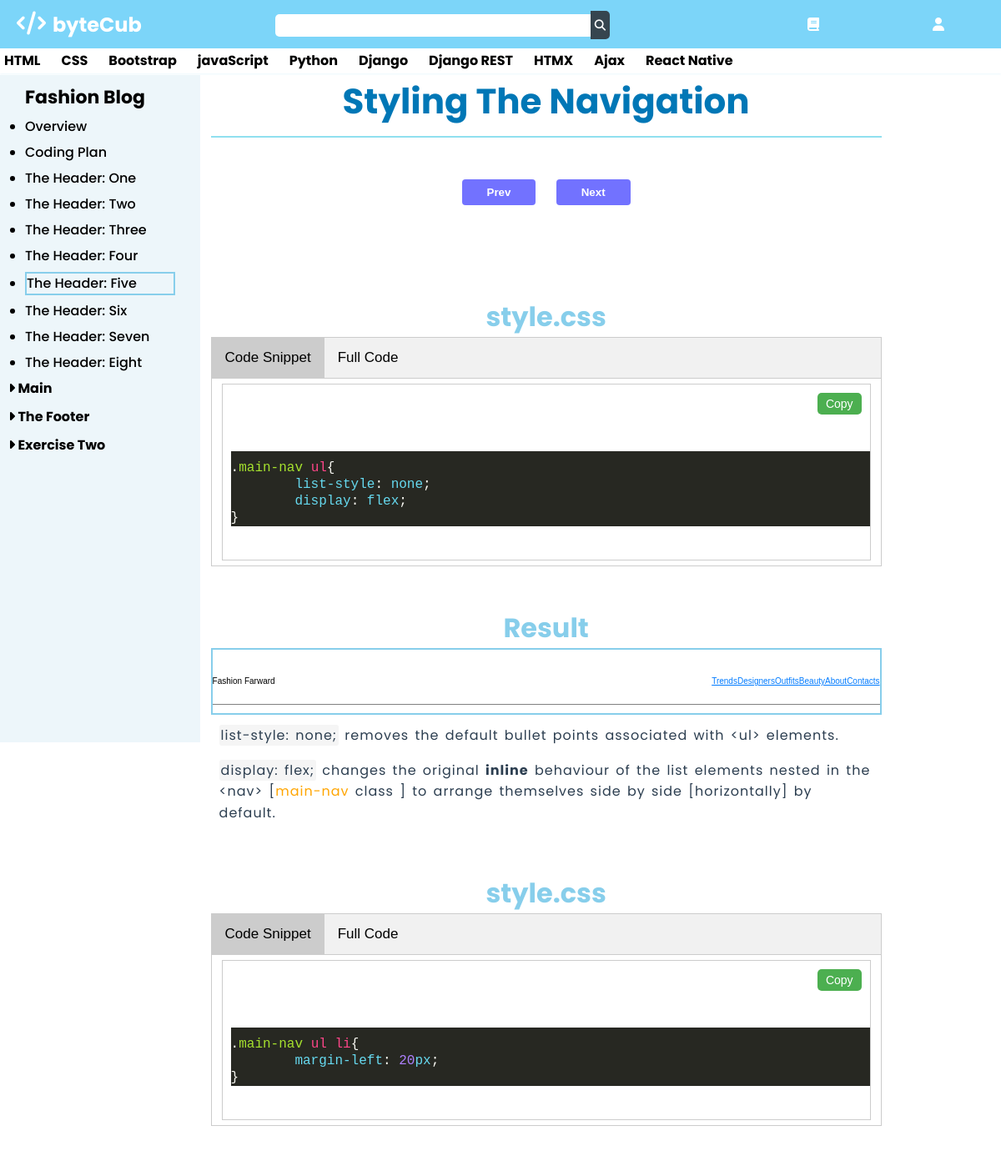
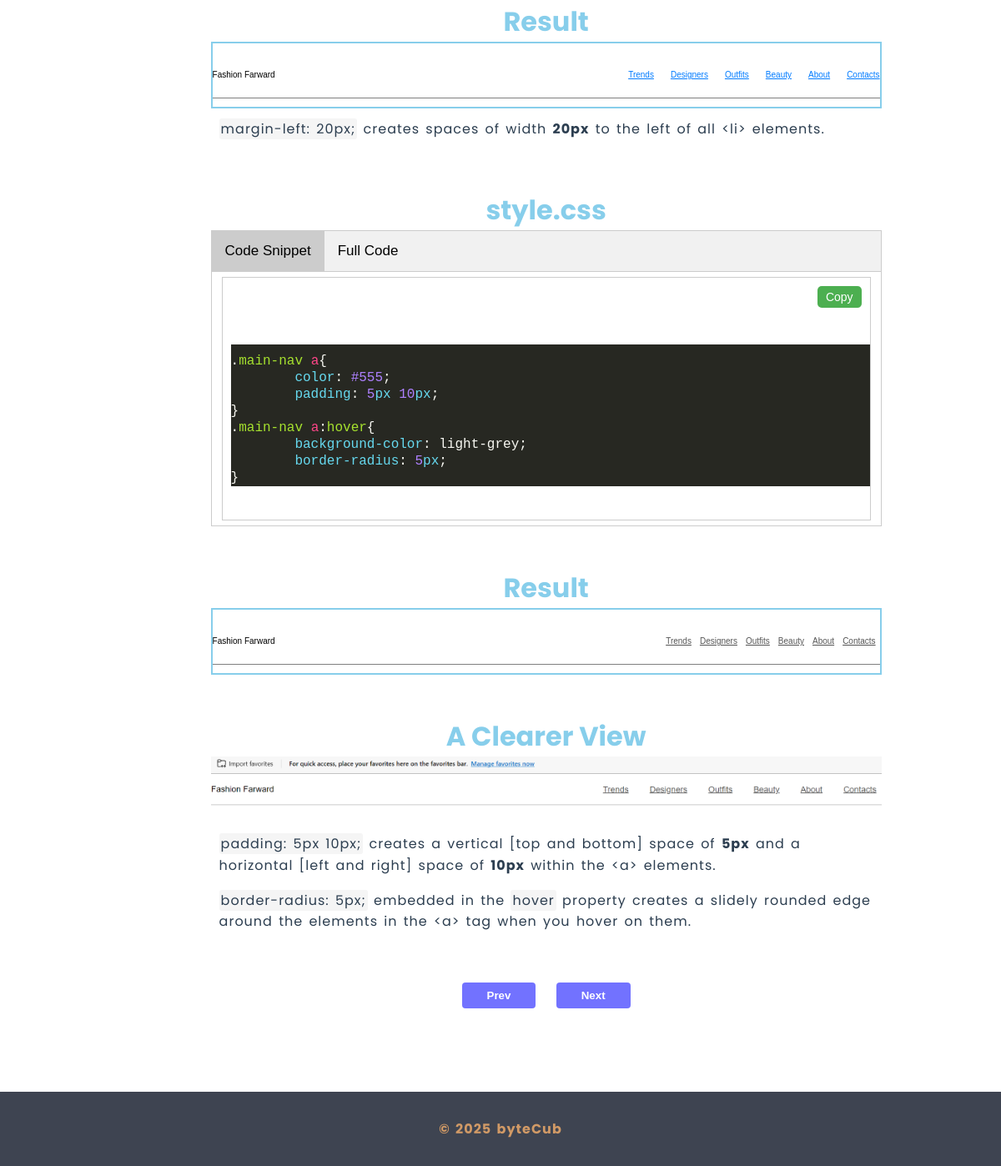
The app's page /blog_pg7/ (signed in) with its own data (2 pictures, top to bottom).
### blog_ttrial/models.py (models this page shows, shortened)
class BlogTTrial(models.Model):
    title = models.CharField(max_length=200)
    code = models.TextField()
    language = models.CharField(max_length=50, default='python')
    created_at = models.DateTimeField(auto_now_add=True)
    def get_highlighted_code(self):
        lexer = get_lexer_by_name(self.language)
        formatter = HtmlFormatter(style='monokai', full=True, lineos=True)  # Customize style as needed
        highlighted_code = highlight(self.code, lexer, formatter)
        return {"html": highlighted_code, "css": formatter.get_style_defs('.highlight')}

### blog_ttrial/views.py (the view)
# urls.py: path('blog_pg7/',blogApp_page7, name="blog_pg7"),
@login_required(login_url="login")
@require_special_exercise_submission_HTML
@require_special_exercise_submission_CSS
def blogApp_page7(request):
    code_1=BlogTTrial.objects.filter(title='blogP7_CSS1')
    code_1a=BlogTTrial.objects.filter(title='blogP7_CSS1a')
    code_2=BlogTTrial.objects.filter(title='blogP7_CSS2')
    code_2a=BlogTTrial.objects.filter(title='blogP7_CSS2a')
    code_3=BlogTTrial.objects.filter(title='blogP7_CSS3')
    code_3a=BlogTTrial.objects.filter(title='blogP7_CSS3a')
    context={
        'code_1':code_1,
        'code_1a':code_1a,
        'code_2':code_2,
        'code_2a':code_2a,
        'code_3':code_3,
        'code_3a':code_3a,
    }
    return render(request, 'blog_ttrial/page7.html',context)

### accounts/context_processors.py (called while the page is built)
def base_url_processor(request):
    return {
        'BASE_URL':settings.BASE_URL
    }

def leader_boards_context_view(request):
    rank=None
    points=None
    if request.user.is_authenticated:
        try:
            current_entry = LeaderboardEntry.objects.get(user=request.user)
            leaderboard = LeaderboardEntry.objects.filter(ranking_score=current_entry.ranking_score).order_by('-total_score')
            rank = LeaderboardEntry.objects.filter(
                ranking_score=current_entry.ranking_score,
                total_score__gt=current_entry.total_score
            ).count() + 1
            points=current_entry.total_score
        except LeaderboardEntry.DoesNotExist:
            rank = None  # or handle as needed
    return  {'rank':rank,'points':points}

### introToCSS_app/views.py (called while the page is built)
def require_special_exercise_submission_CSS(view_func):
    @wraps(view_func)
    def _wrapped_view(request, *args, **kwargs):
        try:
            SpecialExercise.objects.get(user=request.user,title="CSS Exercise 3")
        except SpecialExercise.DoesNotExist:
            messages.error(request, 'You must complete this Exercise before you can proceed.')
            return redirect('css_ex3')
        return view_func(request, *args, **kwargs)
    return _wrapped_view

### introToHTML_app/views.py (called while the page is built)
def require_special_exercise_submission_HTML(view_func):
    @wraps(view_func)
    def _wrapped_view(request, *args, **kwargs):
        try:
            SpecialExercise.objects.get(user=request.user,title="HTML Exercise 5")
        except SpecialExercise.DoesNotExist:
            messages.error(request, 'You must complete this Exercise before you can proceed.')
            return redirect('HTMLIntro_ex5')
        return view_func(request, *args, **kwargs)
    return _wrapped_view

### blog_ttrial/templates/blog_ttrial/page7.html (shortened to what this page needs)
{%load static%}
<!DOCTYPE html>
<html lang="en">
<head>
    <link rel="stylesheet" type="text/css" href="{%static 'assets/CSS/IntroToHTML/index.css'%}">
    <link rel="stylesheet" type="text/css" href="{%static 'assets/CSS/IntroToHTML/header.css'%}">
    <link rel="stylesheet" href="{%static 'assets/CSS/tabs/tabs.css'%}">
    <link rel="stylesheet" href="https://cdnjs.cloudflare.com/ajax/libs/font-awesome/4.7.0/css/font-awesome.min.css">
</head>
{%include 'all/snippets/header_snippet.html'%}
<body>
    <main>
    <div class="main-container">
        <div class="left-container">
            {%include 'snippets/left-container_snippet.html'%}
        </div>
        <div class="mid-container">
           <h1>Styling The Navigation</h1>
            <div class="button-container">
                <a href="{%url 'blog_pg5'%}"><button class="prev">Prev</button></a>
                <a href="{%url 'blog_pg8'%}"><button class="next">Next</button></a>
            </div>
           <h2 style="text-align: center; color: skyblue; margin-top: 50px;">style.css</h2>
            <div class="tab">
        <button class="tablinks active" onclick="openTab(event, 'Tab1')">Code Snippet</button>
        <button class="tablinks" onclick="openTab(event, 'Tab2')">Full Code</button>
        </div>
        <div id="Tab1" class="tabcontent" style="display: block;">
        <div class="code-view">
                    {% for snippet in code_1a %}
                        <div class="code-container">
                            <button class="copy-button" onclick="copyToClipboard()">Copy</button>
                            <pre class="code-editor-content">
                                {{ snippet.get_highlighted_code.html | safe }}
                            </pre>
                        </div>
                    {% endfor %}
                </div>
        </div>
                    {% for snippet in code_1 %}
                                {{ snippet.get_highlighted_code.html | safe }}
                    {% endfor %}
        <h2 style="text-align: center; color: skyblue; margin-top: 50px;">Result</h2>
        <div class="result">
            <div class="header-div">
                <div style="display: flex; justify-content: space-between; align-items: center;" class="header-container">
                    <div class="logo-2">Fashion Farward</div>
                    <nav class="main-nav">
                        <ul style="list-style-position: inside; list-style: none; display: flex;">
                            <li><a href="#">Trends</a></li>
                            <li><a href="#">Designers</a></li>
                            <li><a href="#">Outfits</a></li>
                            <li><a href="#">Beauty</a></li>
                            <li><a href="#">About</a></li>
                            <li><a href="#">Contacts</a></li>
                        </ul>
                    </nav>
                </div>
            </div>
        </div>
        <div class="notes">
            <p><span class="emphasis">list-style: none;</span> removes the default bullet points associated with &lt;ul&gt; elements.</p>
            <p><span class="emphasis">display: flex;</span> changes the original <strong>inline</strong> behaviour of the list elements nested in the &lt;nav&gt; [<span style="color: orange;">main-nav</span> class ] to arrange themselves side by side [horizontally] by default.</p>
        </div>
        <h2 style="text-align: center; color: skyblue; margin-top: 50px;">style.css</h2>
          <div class="taba">
        <button class="tablinksa activea" onclick="openTaba(event, 'Tab1a')">Code Snippet</button>
        <button class="tablinksa" onclick="openTaba(event, 'Tab2a')">Full Code</button>
        </div>
        <div id="Tab1a" class="tabcontenta" style="display: block;">
        <div class="code-view">
                    {% for snippet in code_2a %}
                        <div class="code-container">
                            <button class="copy-button" onclick="copyToClipboard()">Copy</button>
                            <pre class="code-editor-content">
                                {{ snippet.get_highlighted_code.html | safe }}
                            </pre>
                        </div>
                    {% endfor %}
                </div>
        </div>
                    {% for snippet in code_2 %}
                                {{ snippet.get_highlighted_code.html | safe }}
                    {% endfor %}
        <h2 style="text-align: center; color: skyblue; margin-top: 50px;">Result</h2>
        <div class="result">
            <div class="header-div">
                <div style="display: flex; justify-content: space-between; align-items: center;" class="header-container">
                    <div class="logo-2">Fashion Farward</div>
                    <nav class="main-nav nav-style-1">
                        <ul style="list-style-position: inside; list-style: none; display: flex;">
                            <li><a href="#">Trends</a></li>
                            <li><a href="#">Designers</a></li>
                            <li><a href="#">Outfits</a></li>
                            <li><a href="#">Beauty</a></li>
                            <li><a href="#">About</a></li>
                            <li><a href="#">Contacts</a></li>
                        </ul>
                    </nav>
                </div>
            </div>
        </div>
        <div class="notes">
            <p><span class="emphasis">margin-left: 20px;</span> creates spaces of width <strong>20px</strong> to the left of all &lt;li&gt; elements.</p>
        </div>
        <h2 style="text-align: center; color: skyblue; margin-top: 50px;">style.css</h2>
          <div class="tabb">
        <button class="tablinksb activeb" onclick="openTabb(event, 'Tab1b')">Code Snippet</button>
        <button class="tablinksb" onclick="openTabb(event, 'Tab2b')">Full Code</button>
        </div>
        <div id="Tab1b" class="tabcontentb" style="display: block;">
        <div class="code-view">
                    {% for snippet in code_3a %}
                        <div class="code-container">
                            <button class="copy-button" onclick="copyToClipboard()">Copy</button>
                            <pre class="code-editor-content">
                                {{ snippet.get_highlighted_code.html | safe }}
                            </pre>
                        </div>
                    {% endfor %}
                </div>
        </div>
                    {% for snippet in code_3 %}
                                {{ snippet.get_highlighted_code.html | safe }}
                    {% endfor %}
        <h2 style="text-align: center; color: skyblue; margin-top: 50px;">Result</h2>
        <div class="result">
            <div class="header-div">
                <div style="display: flex; justify-content: space-between; align-items: center;" class="header-container">
                    <div class="logo-2">Fashion Farward</div>
                    <nav class="main-nav nav-style">
                        <ul style="list-style-position: inside; list-style: none; display: flex;">
                            <li><a href="#">Trends</a></li>
                            <li><a href="#">Designers</a></li>
                            <li><a href="#">Outfits</a></li>
                            <li><a href="#">Beauty</a></li>
                            <li><a href="#">About</a></li>
                            <li><a href="#">Contacts</a></li>
                        </ul>
                    </nav>
                </div>
            </div>
        </div>
        <h2 style="text-align: center; color: skyblue; margin-top: 50px;">A Clearer View</h2>
        <img style="width: 100%;" src="{%static 'assets/images/Front End Dev/header-view-from-a-desktop-browser-1.png'%}" alt="A view from a desktop browser">
        <div class="notes">
            <p><span class="emphasis">padding: 5px 10px;</span> creates a vertical [top and bottom] space of <strong>5px</strong> and a horizontal [left and right] space of <strong>10px</strong> within the &lt;a&gt; elements. </p>
            <p><span class="emphasis">border-radius: 5px;</span> embedded in the <span class="emphasis">hover</span> property creates a slidely rounded edge around the elements in the &lt;a&gt; tag when you hover on them. </p>
        </div>
            <div class="button-container" style="margin-top: 50px; margin-bottom: 100px;">
                <a href="{%url 'blog_pg5'%}"><button class="prev">Prev</button></a>
                <a href="{%url 'blog_pg8'%}"><button class="next">Next</button></a>
            </div>
        </div>
    </div>
  <footer>
    {%include 'footer.html'%}
</footer>
</main>
</body>
</html>

### static/assets/CSS/IntroToHTML/index.css (style rules this page uses)
* { margin: 0; padding: 0; box-sizing: border-box; }
body { font-family: 'Poppins','Segoe UI', Tahoma, Geneva, Verdana, sans-serif; overflow-x: hidden; background-color: white !important; }
main { background-color: white !important; }
.main-container { display: flex; gap: 10px; width: 100%; margin-top: 90px; }
.left-container { background-color: rgba(187, 223, 237, 0.27); width: 20%; height:100vh; position: fixed; color: black; overflow-y: scroll; transform: translateX(0); transform: translateY(0); transition: transform 0.4s ease-in-out; z-index: 999; }
.mid-container { width: 67%; min-height: 1000px; margin-left: 21.05%; }
.mid-container { transition: margin-left 0.4s ease-in-out; }
.mid-container { transition: opacity 0.3s ease-in-out; }
.mid-container { overflow: hidden; }
.emphasis { background-color: #f5f5f5; padding: 1px 2px; border-radius: 3px; }
.notes { color:#2c3e50; margin-top: 2px; border-radius: 5px; border: 2px solid white; word-spacing: 2px; letter-spacing: 0.5px; }
ol li, ul li { margin-top: 7px; margin-bottom: 7px; }
h1 { text-align: center; color: #0077b6; border-bottom: 2px solid #90e0ef; padding-bottom: 10px; margin-top: 0; font-size: 42px; }
h2 { color: #0077b6; margin-top: 50px; font-size: 32px; }
.notes p { line-height: 1.6; word-spacing: 2px; letter-spacing: 1px; padding: 8px; font-size: 16px; }
p { line-height: 1.6; word-spacing: 2px; letter-spacing: 1px; padding: 8px; color:#2c3e50; font-size: 16px; }
img { display: block; margin: auto; overflow-x: scroll; }
.button-container { margin-top: 50px; text-align: center; margin-bottom: 110px; }
.button-container button { display: inline-block; padding: 8px 30px; background-color: rgba(0, 0, 255, 0.551); color: white; font-weight: bold; border: none; border-radius: 4px; margin: 0 10px; cursor: pointer; transition: padding 0.4s ease-in-out; }
a { text-decoration: none; color: #007bff; }
.result { display: block; border: 2px solid skyblue; padding: 10px; color: black; }
.code-container { max-height: 400px; border: 1px solid #ccc; overflow: auto; padding: 10px; position: relative; }
.copy-button { position: absolute; top: 10px; right: 10px; background-color: #4CAF50; border: none; color: white; padding: 5px 10px; text-align: center; text-decoration: none; display: inline-block; font-size: 14px; cursor: pointer; border-radius: 5px; display: block; }
.code-editor-content { font-family:'Consolas', monospace !important; white-space: pre-wrap; margin-top: -150px; }
pre { padding-top: 10px; margin-top: -100px; margin-bottom: -45px; width: 1500px; font-size: 16px; }
footer { background-color: #3e4451; color: #d19a66; text-align: center; padding: 1.5rem 0; box-shadow: 0 2px 4px rgba(0, 0, 0, 0.2); font-weight: bold; }

### static/assets/CSS/IntroToHTML/header.css (style rules this page uses)
* { margin: 0; padding: 0; box-sizing: border-box; }

### static/assets/CSS/tabs/tabs.css (style rules this page uses)
.tab, .taba, .tabb { overflow: hidden; border: 1px solid #ccc; background-color: #f1f1f1; }
.tab button, .taba button, .tabb button { background-color: inherit; float: left; border: none; outline: none; cursor: pointer; padding: 14px 16px; transition: 0.3s; font-size: 17px; }
.tab button.active, .taba button.activea, .tabb button.activeb { background-color: #ccc; }
.tabcontent, .tabcontenta, .tabcontentb { display: none; padding: 6px 12px; border: 1px solid #ccc; border-top: none; }

### blog_ttrial/templates/blog_ttrial/page7.html (style rules this page uses)
.result { padding: 10px 0; }
.header-div { font-family: Arial; background-color: #fff; padding: 15px 0; border-bottom: 1px solid gray; overflow-x: hidden; font-size: x-small; }
.nav-style-1 ul li { margin-left: 20px; }
.nav-style a { color: #555; padding: 2px 5px; }
.main-nav a { text-decoration: underline; }

### records on screen
BlogTTrial: get_highlighted_code.html ". main-nav ul { list-style : none ; display : flex ; }"
BlogTTrial: get_highlighted_code.html ". main-nav ul li { margin-left : 20 px ; }"
BlogTTrial: get_highlighted_code.html ". main-nav a { color : #555 ; padding : 5 px 10 px ; } . main-nav a : hover { background-color : light-grey ; border-radius : 5 px ; }"
